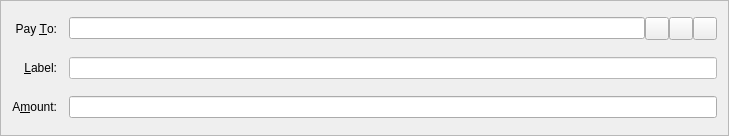
<?xml version="1.0" encoding="UTF-8"?>
<ui version="4.0">
 <class>SendCoinsEntry</class>
 <widget class="QFrame" name="SendCoinsEntry">
  <property name="geometry">
   <rect>
    <x>0</x>
    <y>0</y>
    <width>729</width>
    <height>136</height>
   </rect>
  </property>
  <property name="windowTitle">
   <string>Form</string>
  </property>
  <property name="frameShape">
   <enum>QFrame::StyledPanel</enum>
  </property>
  <property name="frameShadow">
   <enum>QFrame::Sunken</enum>
  </property>
  <layout class="QGridLayout" name="gridLayout">
   <property name="spacing">
    <number>12</number>
   </property>
   <item row="5" column="0">
    <widget class="QLabel" name="label">
     <property name="text">
      <string>A&amp;mount:</string>
     </property>
     <property name="alignment">
      <set>Qt::AlignRight|Qt::AlignTrailing|Qt::AlignVCenter</set>
     </property>
     <property name="buddy">
      <cstring>payAmount</cstring>
     </property>
    </widget>
   </item>
   <item row="3" column="0">
    <widget class="QLabel" name="label_2">
     <property name="text">
      <string>Pay &amp;To:</string>
     </property>
     <property name="alignment">
      <set>Qt::AlignRight|Qt::AlignTrailing|Qt::AlignVCenter</set>
     </property>
     <property name="buddy">
      <cstring>payTo</cstring>
     </property>
    </widget>
   </item>
   <item row="5" column="1">
    <widget class="OcoinAmountField" name="payAmount">
    </widget>
   </item>
   <item row="4" column="1">
    <layout class="QHBoxLayout" name="horizontalLayout_2">
     <property name="spacing">
      <number>0</number>
     </property>
     <item>
      <widget class="QValidatedLineEdit" name="addAsLabel">
       <property name="enabled">
        <bool>true</bool>
       </property>
       <property name="toolTip">
        <string>Enter a label for this address to add it to your address book</string>
       </property>
       <property name="styleSheet">
        <string notr="true">background-color: rgb(255, 255, 255);</string>
       </property>
      </widget>
     </item>
    </layout>
   </item>
   <item row="4" column="0">
    <widget class="QLabel" name="label_4">
     <property name="text">
      <string>&amp;Label:</string>
     </property>
     <property name="alignment">
      <set>Qt::AlignRight|Qt::AlignTrailing|Qt::AlignVCenter</set>
     </property>
     <property name="buddy">
      <cstring>addAsLabel</cstring>
     </property>
    </widget>
   </item>
   <item row="3" column="1">
    <layout class="QHBoxLayout" name="payToLayout">
     <property name="spacing">
      <number>0</number>
     </property>
     <item>
      <widget class="QValidatedLineEdit" name="payTo">
       <property name="toolTip">
        <string>The address to send the payment to  (e.g. 4Zo1ga6xuKuQ7JV7M9rGDoxdbYwV5zgQJ5)</string>
       </property>
       <property name="maxLength">
        <number>34</number>
       </property>
      </widget>
     </item>
     <item>
      <widget class="QToolButton" name="addressBookButton">
       <property name="toolTip">
        <string>Choose address from address book</string>
       </property>
       <property name="text">
        <string/>
       </property>
       <property name="icon">
        <iconset resource="../Ocoin.qrc">
         <normaloff>:/icons/address-book</normaloff>:/icons/address-book</iconset>
       </property>
       <property name="shortcut">
        <string>Alt+A</string>
       </property>
      </widget>
     </item>
     <item>
      <widget class="QToolButton" name="pasteButton">
       <property name="toolTip">
        <string>Paste address from clipboard</string>
       </property>
       <property name="text">
        <string/>
       </property>
       <property name="icon">
        <iconset resource="../Ocoin.qrc">
         <normaloff>:/icons/editpaste</normaloff>:/icons/editpaste</iconset>
       </property>
       <property name="shortcut">
        <string>Alt+P</string>
       </property>
      </widget>
     </item>
     <item>
      <widget class="QToolButton" name="deleteButton">
       <property name="toolTip">
        <string>Remove this recipient</string>
       </property>
       <property name="text">
        <string/>
       </property>
       <property name="icon">
        <iconset resource="../Ocoin.qrc">
         <normaloff>:/icons/remove</normaloff>:/icons/remove</iconset>
       </property>
      </widget>
     </item>
    </layout>
   </item>
  </layout>
 </widget>
 <customwidgets>
  <customwidget>
   <class>QValidatedLineEdit</class>
   <extends>QLineEdit</extends>
   <header>qvalidatedlineedit.h</header>
  </customwidget>
  <customwidget>
   <class>OcoinAmountField</class>
   <extends>QLineEdit</extends>
   <header>Ocoinamountfield.h</header>
   <container>1</container>
  </customwidget>
 </customwidgets>
 <resources>
  <include location="../Ocoin.qrc"/>
 </resources>
 <connections/>
</ui>
